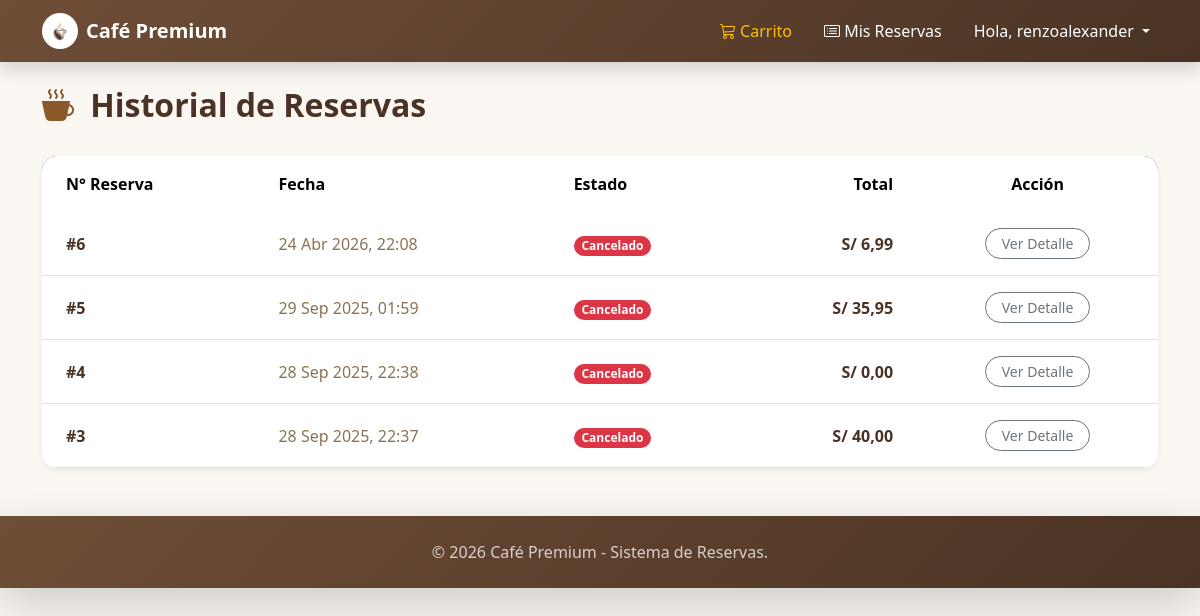
The app's page /account/history/ (signed in), older data.
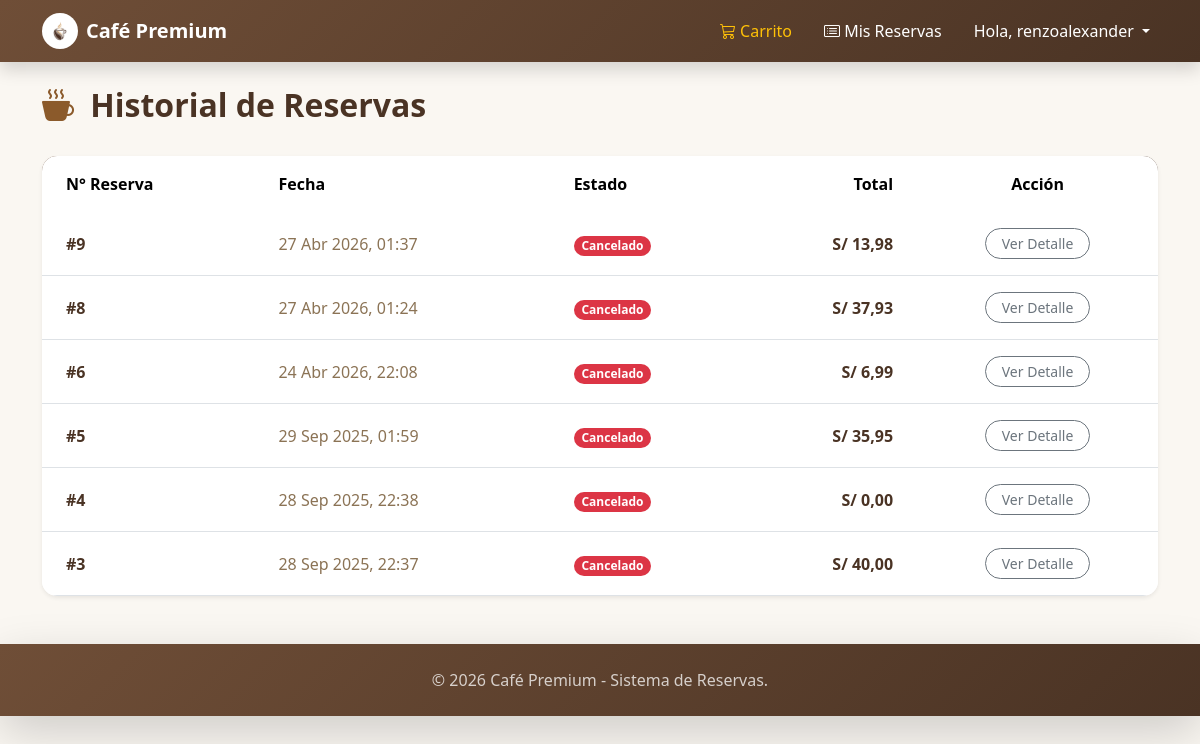
The same page, newer data.
### orders/models.py (models this page shows, shortened)
class Order(models.Model):
    STATUS_CHOICES = (
        ('Pendiente', 'Pendiente'),
        ('Listo', 'Listo para recoger'),
        ('Entregado', 'Entregado'),
        ('Cancelado', 'Cancelado'),
    )
    first_name = models.CharField(max_length=100)
    last_name = models.CharField(max_length=100)
    email = models.EmailField()
    phone = models.CharField(max_length=20, blank=True)
    reference_address = models.CharField(max_length=250, blank=True)
    created = models.DateTimeField(auto_now_add=True)
    status = models.CharField(max_length=20, choices=STATUS_CHOICES, default='Pendiente')
    user = models.ForeignKey(settings.AUTH_USER_MODEL, on_delete=models.SET_NULL, null=True, blank=True)
    class Meta:
        ordering = ['-created']
        indexes = [
            models.Index(fields=['-created'])
        ]
    def get_total_cost(self):
        return sum(item.get_cost() for item in self.items.all())

class OrderItem(models.Model):
    order = models.ForeignKey(Order, related_name='items', on_delete=models.CASCADE)
    product = models.ForeignKey(Product, related_name='order_items', on_delete=models.CASCADE)
    price = models.DecimalField(max_digits=5,
                                decimal_places=2)
    quantity = models.PositiveIntegerField(default=1)
    def get_cost(self):
        return self.price * self.quantity

### usuario/views.py (the view)
# urls.py: path('history/', views.order_history, name='history'),
@login_required
def order_history(request):
    orders = request.user.order_set.all().order_by('-created')
    return render(request, 'account/history.html', {'section':'history', 'orders': orders})

### usuario/templates/account/history.html (shortened to what this page needs)
{% extends "base.html" %}
{% block content %}
<div class="row mt-4 mb-5">
    <div class="col-12">
        <div class="d-flex justify-content-between align-items-center mb-4">
            <h2 class="fw-bold" style="color: var(--coffee-dark);"><i class="bi bi-cup-hot-fill me-2" style="color: var(--caramel);"></i> Historial de Reservas</h2>
        </div>
        <div class="card border-0 shadow-sm" style="border-radius: 15px; overflow: hidden;">
            <div class="table-responsive">
                <table class="table table-hover mb-0 align-middle">
                    <thead style="background: linear-gradient(135deg, var(--coffee-light) 0%, var(--coffee-dark) 100%); color: white;">
                        <tr>
                            <th class="py-3 px-4 border-0">N° Reserva</th>
                            <th class="py-3 px-4 border-0">Fecha</th>
                            <th class="py-3 px-4 border-0">Estado</th>
                            <th class="py-3 px-4 border-0 text-end">Total</th>
                            <th class="py-3 px-4 border-0 text-center">Acción</th>
                        </tr>
                    </thead>
                    <tbody>
                        {% for order in orders %}
                        <tr style="transition: background-color 0.2s;">
                            <td class="px-4 py-3 fw-bold" style="color: var(--coffee-dark);">#{{ order.id }}</td>
                            <td class="px-4 py-3" style="color: var(--text-muted);">{{ order.created|date:"d M Y, H:i" }}</td>
                            <td class="px-4 py-3">
                                {% if order.status == 'pendiente' %}
                                    <span class="badge rounded-pill" style="background-color: var(--caramel);">Pendiente</span>
                                {% elif order.status == 'listo' %}
                                    <span class="badge rounded-pill bg-success">Listo para recoger</span>
                                {% elif order.status == 'entregado' %}
                                    <span class="badge rounded-pill bg-info text-dark">Entregado</span>
                                {% else %}
                                    <span class="badge rounded-pill bg-danger">Cancelado</span>
                                {% endif %}
                            </td>
                            <td class="px-4 py-3 text-end fw-bold" style="color: var(--coffee-dark);">S/ {{ order.get_total_cost|floatformat:2 }}</td>
                            <td class="px-4 py-3 text-center">
                                <a href="{% url 'orders:order_detail' order.id %}" class="btn btn-sm btn-outline-secondary rounded-pill px-3">Ver Detalle</a>
                            </td>
                        </tr>
                        {% endfor %}
                    </tbody>
                </table>
            </div>
        </div>
    </div>
</div>
{% endblock %}

Row changes from the older to the newer data that the page shows:
added Order: id "9", created "27 Abr 2026, 01:37", status "Cancelado", get_total_cost "13,98"
added Order: id "8", created "27 Abr 2026, 01:24", status "Cancelado", get_total_cost "37,93"
